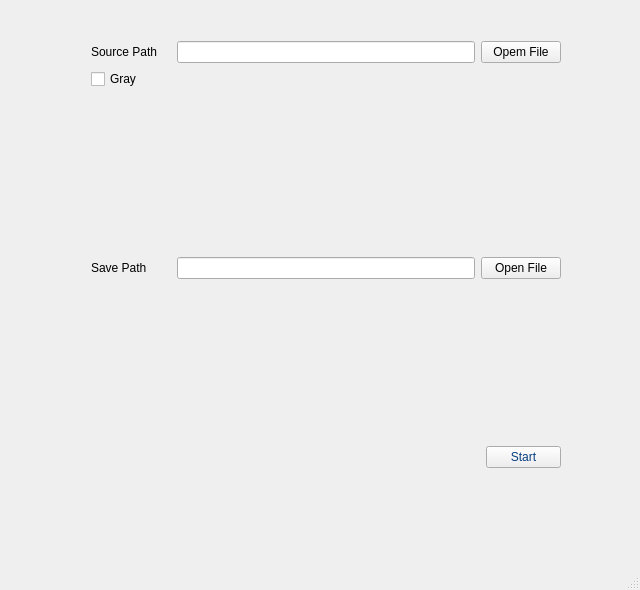
<?xml version="1.0" encoding="UTF-8"?>
<ui version="4.0">
 <class>MainWindow</class>
 <widget class="QMainWindow" name="MainWindow">
  <property name="geometry">
   <rect>
    <x>0</x>
    <y>0</y>
    <width>640</width>
    <height>590</height>
   </rect>
  </property>
  <property name="windowTitle">
   <string>MainWindow</string>
  </property>
  <widget class="QWidget" name="centralwidget">
   <widget class="QWidget" name="layoutWidget">
    <property name="geometry">
     <rect>
      <x>91</x>
      <y>41</y>
      <width>470</width>
      <height>427</height>
     </rect>
    </property>
    <layout class="QVBoxLayout" name="verticalLayout_2">
     <item>
      <layout class="QVBoxLayout" name="verticalLayout">
       <item>
        <layout class="QHBoxLayout" name="horizontalLayout">
         <item>
          <widget class="QLabel" name="label">
           <property name="minimumSize">
            <size>
             <width>80</width>
             <height>0</height>
            </size>
           </property>
           <property name="text">
            <string>Source Path</string>
           </property>
          </widget>
         </item>
         <item>
          <widget class="QLineEdit" name="SrcPathText"/>
         </item>
         <item>
          <widget class="QPushButton" name="OpenSoucePath">
           <property name="text">
            <string>Opem File</string>
           </property>
          </widget>
         </item>
        </layout>
       </item>
       <item>
        <layout class="QHBoxLayout" name="horizontalLayout_3">
         <item>
          <widget class="QCheckBox" name="cbGray">
           <property name="text">
            <string>Gray</string>
           </property>
          </widget>
         </item>
        </layout>
       </item>
      </layout>
     </item>
     <item>
      <spacer name="verticalSpacer">
       <property name="orientation">
        <enum>Qt::Vertical</enum>
       </property>
       <property name="sizeHint" stdset="0">
        <size>
         <width>20</width>
         <height>130</height>
        </size>
       </property>
      </spacer>
     </item>
     <item>
      <layout class="QHBoxLayout" name="horizontalLayout_2">
       <item>
        <widget class="QLabel" name="label_2">
         <property name="minimumSize">
          <size>
           <width>80</width>
           <height>0</height>
          </size>
         </property>
         <property name="text">
          <string>Save Path</string>
         </property>
        </widget>
       </item>
       <item>
        <widget class="QLineEdit" name="SavePathText"/>
       </item>
       <item>
        <widget class="QPushButton" name="OpenSavePath">
         <property name="text">
          <string>Open File</string>
         </property>
        </widget>
       </item>
      </layout>
     </item>
     <item>
      <spacer name="verticalSpacer_2">
       <property name="orientation">
        <enum>Qt::Vertical</enum>
       </property>
       <property name="sizeHint" stdset="0">
        <size>
         <width>20</width>
         <height>48</height>
        </size>
       </property>
      </spacer>
     </item>
     <item alignment="Qt::AlignRight">
      <widget class="QPushButton" name="startbt">
       <property name="maximumSize">
        <size>
         <width>75</width>
         <height>16777215</height>
        </size>
       </property>
       <property name="styleSheet">
        <string notr="true">color: rgb(7, 64, 128);</string>
       </property>
       <property name="text">
        <string>Start</string>
       </property>
      </widget>
     </item>
    </layout>
   </widget>
  </widget>
  <widget class="QMenuBar" name="menubar">
   <property name="geometry">
    <rect>
     <x>0</x>
     <y>0</y>
     <width>640</width>
     <height>24</height>
    </rect>
   </property>
  </widget>
  <widget class="QStatusBar" name="statusbar"/>
 </widget>
 <resources/>
 <connections/>
</ui>
